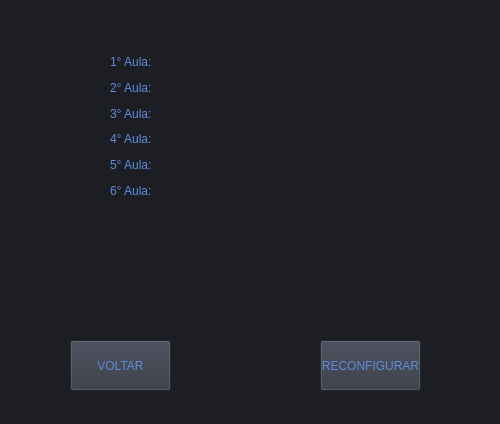
<?xml version="1.0" encoding="UTF-8"?>
<ui version="4.0">
 <class>AULAS</class>
 <widget class="QDialog" name="AULAS">
  <property name="geometry">
   <rect>
    <x>0</x>
    <y>0</y>
    <width>500</width>
    <height>424</height>
   </rect>
  </property>
  <property name="windowTitle">
   <string>AULAS</string>
  </property>
  <property name="styleSheet">
   <string notr="true">background-color: rgb(28, 30, 35);</string>
  </property>
  <widget class="QDialogButtonBox" name="buttonBox">
   <property name="geometry">
    <rect>
     <x>10</x>
     <y>600</y>
     <width>461</width>
     <height>32</height>
    </rect>
   </property>
   <property name="orientation">
    <enum>Qt::Horizontal</enum>
   </property>
   <property name="standardButtons">
    <set>QDialogButtonBox::Cancel|QDialogButtonBox::Ok</set>
   </property>
  </widget>
  <widget class="QPushButton" name="Button_reconf">
   <property name="geometry">
    <rect>
     <x>320</x>
     <y>340</y>
     <width>101</width>
     <height>51</height>
    </rect>
   </property>
   <property name="styleSheet">
    <string notr="true">background-color: rgb(49,54,65);
font: 87 7pt &quot;Arial Black&quot;;
color: rgb(94,141,222);</string>
   </property>
   <property name="text">
    <string>RECONFIGURAR</string>
   </property>
  </widget>
  <widget class="QPushButton" name="Button_return">
   <property name="geometry">
    <rect>
     <x>70</x>
     <y>340</y>
     <width>101</width>
     <height>51</height>
    </rect>
   </property>
   <property name="styleSheet">
    <string notr="true">background-color: rgb(49,54,65);
font: 87 10pt &quot;Arial Black&quot;;
color: rgb(94,141,222);</string>
   </property>
   <property name="text">
    <string>VOLTAR</string>
   </property>
  </widget>
  <widget class="QLabel" name="label">
   <property name="geometry">
    <rect>
     <x>110</x>
     <y>53</y>
     <width>54</width>
     <height>18</height>
    </rect>
   </property>
   <property name="styleSheet">
    <string notr="true">font: 87 10pt &quot;Arial Black&quot;;
color: rgb(94,141,222);</string>
   </property>
   <property name="text">
    <string>1° Aula:</string>
   </property>
  </widget>
  <widget class="QLabel" name="label_2">
   <property name="geometry">
    <rect>
     <x>110</x>
     <y>79</y>
     <width>54</width>
     <height>18</height>
    </rect>
   </property>
   <property name="styleSheet">
    <string notr="true">font: 87 10pt &quot;Arial Black&quot;;
color: rgb(94,141,222);</string>
   </property>
   <property name="text">
    <string>2° Aula:</string>
   </property>
  </widget>
  <widget class="QLabel" name="label_3">
   <property name="geometry">
    <rect>
     <x>110</x>
     <y>105</y>
     <width>54</width>
     <height>18</height>
    </rect>
   </property>
   <property name="styleSheet">
    <string notr="true">font: 87 10pt &quot;Arial Black&quot;;
color: rgb(94,141,222);</string>
   </property>
   <property name="text">
    <string>3° Aula:</string>
   </property>
  </widget>
  <widget class="QLabel" name="label_4">
   <property name="geometry">
    <rect>
     <x>110</x>
     <y>130</y>
     <width>54</width>
     <height>18</height>
    </rect>
   </property>
   <property name="styleSheet">
    <string notr="true">font: 87 10pt &quot;Arial Black&quot;;
color: rgb(94,141,222);</string>
   </property>
   <property name="text">
    <string>4° Aula:</string>
   </property>
  </widget>
  <widget class="QLabel" name="label_5">
   <property name="geometry">
    <rect>
     <x>110</x>
     <y>156</y>
     <width>54</width>
     <height>18</height>
    </rect>
   </property>
   <property name="styleSheet">
    <string notr="true">font: 87 10pt &quot;Arial Black&quot;;
color: rgb(94,141,222);</string>
   </property>
   <property name="text">
    <string>5° Aula:</string>
   </property>
  </widget>
  <widget class="QLabel" name="label_6">
   <property name="geometry">
    <rect>
     <x>110</x>
     <y>182</y>
     <width>54</width>
     <height>18</height>
    </rect>
   </property>
   <property name="styleSheet">
    <string notr="true">font: 87 10pt &quot;Arial Black&quot;;
color: rgb(94,141,222);</string>
   </property>
   <property name="text">
    <string>6° Aula:</string>
   </property>
  </widget>
  <widget class="QWidget" name="layoutWidget">
   <property name="geometry">
    <rect>
     <x>179</x>
     <y>52</y>
     <width>291</width>
     <height>151</height>
    </rect>
   </property>
   <layout class="QVBoxLayout" name="verticalLayout">
    <item>
     <widget class="QLabel" name="aula1">
      <property name="styleSheet">
       <string notr="true">font: 87 10pt &quot;Arial Black&quot;;
color: rgb(94,141,222);</string>
      </property>
      <property name="text">
       <string/>
      </property>
     </widget>
    </item>
    <item>
     <widget class="QLabel" name="aula2">
      <property name="styleSheet">
       <string notr="true">font: 87 10pt &quot;Arial Black&quot;;
color: rgb(94,141,222);</string>
      </property>
      <property name="text">
       <string/>
      </property>
     </widget>
    </item>
    <item>
     <widget class="QLabel" name="aula3">
      <property name="styleSheet">
       <string notr="true">font: 87 10pt &quot;Arial Black&quot;;
color: rgb(94,141,222);</string>
      </property>
      <property name="text">
       <string/>
      </property>
     </widget>
    </item>
    <item>
     <widget class="QLabel" name="aula4">
      <property name="styleSheet">
       <string notr="true">font: 87 10pt &quot;Arial Black&quot;;
color: rgb(94,141,222);</string>
      </property>
      <property name="text">
       <string/>
      </property>
     </widget>
    </item>
    <item>
     <widget class="QLabel" name="aula5">
      <property name="styleSheet">
       <string notr="true">font: 87 10pt &quot;Arial Black&quot;;
color: rgb(94,141,222);</string>
      </property>
      <property name="text">
       <string/>
      </property>
     </widget>
    </item>
    <item>
     <widget class="QLabel" name="aula6">
      <property name="styleSheet">
       <string notr="true">font: 87 10pt &quot;Arial Black&quot;;
color: rgb(94,141,222);</string>
      </property>
      <property name="text">
       <string/>
      </property>
     </widget>
    </item>
   </layout>
  </widget>
 </widget>
 <resources/>
 <connections>
  <connection>
   <sender>buttonBox</sender>
   <signal>accepted()</signal>
   <receiver>AULAS</receiver>
   <slot>accept()</slot>
   <hints>
    <hint type="sourcelabel">
     <x>248</x>
     <y>254</y>
    </hint>
    <hint type="destinationlabel">
     <x>157</x>
     <y>274</y>
    </hint>
   </hints>
  </connection>
  <connection>
   <sender>buttonBox</sender>
   <signal>rejected()</signal>
   <receiver>AULAS</receiver>
   <slot>reject()</slot>
   <hints>
    <hint type="sourcelabel">
     <x>316</x>
     <y>260</y>
    </hint>
    <hint type="destinationlabel">
     <x>286</x>
     <y>274</y>
    </hint>
   </hints>
  </connection>
 </connections>
</ui>
